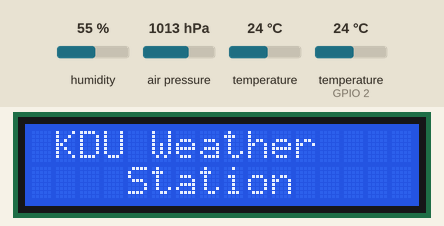
The sketch below on a simulated ESP8266 (NodeMCU). Shown: 16×2 character LCD. Inputs (shaded band) come from the test bench; at power-on: humidity 55 %, air pressure 1013 hPa, temperature 24 °C, temperature (sensor on GPIO 2) 24 °C. WiFi joins after 1.5 s; servers stay silent unless stated; uploads are accepted with an empty reply; what the sketch prints to the serial monitor is not drawn.

Above: at 0.1 s.
At 3.7 s:
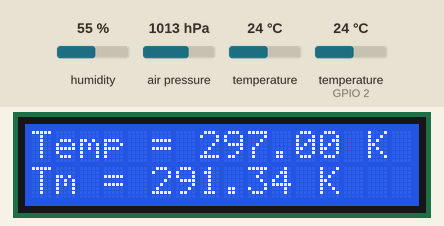
At 16.8 s:
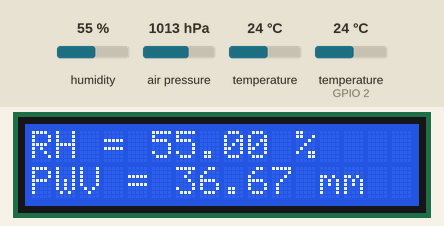

Measured:
- what the display in image 1 shows lasts 13.0 s, from 3.7 s to 16.7 s
- what the display in image 2 shows lasts 18.3 s, from 16.7 s to 35.0 s

The sketch:

Oladipo_bmp180.ino
```cpp
// (licence header left out)
#include <SFE_BMP180.h>
#include <Wire.h>
#include <LiquidCrystal_I2C.h>


 LiquidCrystal_I2C lcd(0x27,16,2);
 // if lcd is not print then use this 0x3F..

char status;
  double T,Tm,P,p0,a, pv, H;
// You will need to create an SFE_BMP180 object, here called "pressure":

SFE_BMP180 pressure;

#define ALTITUDE 230.0 // Altitude of Ibadan in meters
//#include <Arduino.h>
//#include <Hash.h>
//#include <ESPAsyncTCP.h>
//#include <ESPAsyncWebServer.h>
#include <Adafruit_Sensor.h>
#include <DHT.h>

#define DHTPIN 2     // Digital pin connected to the DHT sensor

#define DHTTYPE    DHT11     // DHT 11
DHT dht(DHTPIN, DHTTYPE);
float t = 0.0;
float h = 0.0;

#ifdef ESP32
  #include <WiFi.h>
  #include <HTTPClient.h>
#else
  #include <ESP8266WiFi.h>
  #include <ESP8266HTTPClient.h>
  #include <WiFiClient.h>
#endif

#include <Wire.h>
//#include <Adafruit_Sensor.h>
//#include <Adafruit_BME280.h>

// Replace with your network credentials
const char* ssid     = "db1 Pro";
const char* password = "123456789";

//const char* ssid     = "OlaSolar";
//const char* password = "OLAdipo1";

// REPLACE with your Domain name and URL path or IP address with path
const char* serverName = "http://naconf.000webhostapp.com/post-data.php";

// Keep this API Key value to be compatible with the PHP code provided in the project page.
// If you change the apiKeyValue value, the PHP file /post-data.php also needs to have the same key
String apiKeyValue = "tPmAT5Ab3j7F9";

/*#include <SPI.h>
#define BME_SCK 18
#define BME_MISO 19
#define BME_MOSI 23
#define BME_CS 5*/

//Adafruit_BME280 bme;  // I2C
//Adafruit_BME280 bme(BME_CS);  // hardware SPI
//Adafruit_BME280 bme(BME_CS, BME_MOSI, BME_MISO, BME_SCK);  // software SPI

void setup() {

  lcd.init();
  lcd.backlight();
  lcd.clear();
  lcd.setCursor(1,0);
 lcd.print("KDU Weather");

  lcd.setCursor(4,1);
  lcd.print("Station");

  Serial.begin(115200);
  dht.begin();
  WiFi.begin(ssid, password);
  Serial.println("Connecting");

  while(WiFi.status() != WL_CONNECTED) {
    delay(500);
    Serial.print(".");
  }
  Serial.println("");
  Serial.print("Connected to WiFi network with IP Address: ");
  Serial.println(WiFi.localIP());

  // Initialize the sensor (it is important to get calibration values stored on the device).
// lcd.begin();
 //lcd.backlight();
  if (pressure.begin())
    Serial.println("BMP180 init success");
  else
  {
    // Oops, something went wrong, this is usually a connection problem,
    // see the comments at the top of this sketch for the proper connections.

    Serial.println("BMP180 init fail\n\n");
    while(1); // Pause forever.


  }
}

void loop() {
  //Check WiFi connection status
  if(WiFi.status()== WL_CONNECTED){
    WiFiClient client;
    HTTPClient http;

    // Your Domain name with URL path or IP address with path
    http.begin(client, serverName);

    // Specify content-type header
    http.addHeader("Content-Type", "application/x-www-form-urlencoded");

    //take readings from sensor

    read_sensor();
    read_sensor_2();
    // Prepare your HTTP POST request data
    String httpRequestData = "api_key=" + apiKeyValue + "&value1=" + String(T)
                           + "&value2=" + String(Tm) + "&value3=" + String(H) + "&value4=" + String(pv) +  "";
    Serial.print("httpRequestData: ");
    Serial.println(httpRequestData);

    // You can comment the httpRequestData variable above
    // then, use the httpRequestData variable below (for testing purposes without the BME280 sensor)
    //String httpRequestData = "api_key=tPmAT5Ab3j7F9&value1=24.75&value2=49.54&value3=1005.14";

    // Send HTTP POST request
    int httpResponseCode = http.POST(httpRequestData);

    // If you need an HTTP request with a content type: text/plain
    //http.addHeader("Content-Type", "text/plain");
    //int httpResponseCode = http.POST("Hello, World!");

    // If you need an HTTP request with a content type: application/json, use the following:
    //http.addHeader("Content-Type", "application/json");
    //int httpResponseCode = http.POST("{\"value1\":\"19\",\"value2\":\"67\",\"value3\":\"78\"}");

    if (httpResponseCode>0) {
      Serial.print("HTTP Response code: ");
      Serial.println(httpResponseCode);
    }
    else {
      Serial.print("Error code: ");
      Serial.println(httpResponseCode);
    }
    // Free resources
    http.end();
  }
  else {
    Serial.println("WiFi Disconnected");
  }
  //Send an HTTP POST request every 15 seconds
  delay(15000);
}

//SUBROUTINE TO READ SENSOR
void read_sensor(){


  // Loop here getting pressure readings every 10 seconds.

  // If you want sea-level-compensated pressure, as used in weather reports,
  // you will need to know the altitude at which your measurements are taken.
  // We're using a constant called ALTITUDE in this sketch:

  Serial.println();
  Serial.print("provided altitude: ");
  Serial.print(ALTITUDE,0);
  Serial.print(" meters, ");
  Serial.print(ALTITUDE*3.28084,0);
  Serial.println(" feet");

  // If you want to measure altitude, and not pressure, you will instead need
  // to provide a known baseline pressure. This is shown at the end of the sketch.

  // You must first get a temperature measurement to perform a pressure reading.

  // Start a temperature measurement:
  // If request is successful, the number of ms to wait is returned.
  // If request is unsuccessful, 0 is returned.

  status = pressure.startTemperature();
  if (status != 0)
  {
    // Wait for the measurement to complete:
    delay(status);

    // Retrieve the completed temperature measurement:
    // Note that the measurement is stored in the variable T.
    // Function returns 1 if successful, 0 if failure.

    status = pressure.getTemperature(T);
    if (status != 0)
    {
      // Print out the measurement:
      Serial.print("temperature: ");
      Serial.print(T,2);
      Serial.print(" deg C, ");
      Serial.print((9.0/5.0)*T+32.0,2);
      Serial.println(" deg F");
      T = T + 273;
      // Start a pressure measurement:
      // The parameter is the oversampling setting, from 0 to 3 (highest res, longest wait).
      // If request is successful, the number of ms to wait is returned.
      // If request is unsuccessful, 0 is returned.
      Tm = ((0.4373*T) + 161.46);
      status = pressure.startPressure(3);
      if (status != 0)
      {
        // Wait for the measurement to complete:
        delay(status);

        // Retrieve the completed pressure measurement:
        // Note that the measurement is stored in the variable P.
        // Note also that the function requires the previous temperature measurement (T).
        // (If temperature is stable, you can do one temperature measurement for a number of pressure measurements.)
        // Function returns 1 if successful, 0 if failure.

        status = pressure.getPressure(P,T);
        if (status != 0)
        {
          // Print out the measurement:
          Serial.print("absolute pressure: ");
          Serial.print(P,2);
          Serial.print(" mb, ");
          Serial.print(P*0.0295333727,2);
          Serial.println(" inHg");

          // The pressure sensor returns abolute pressure, which varies with altitude.
          // To remove the effects of altitude, use the sealevel function and your current altitude.
          // This number is commonly used in weather reports.
          // Parameters: P = absolute pressure in mb, ALTITUDE = current altitude in m.
          // Result: p0 = sea-level compensated pressure in mb

          p0 = pressure.sealevel(P,ALTITUDE); // we're at 1655 meters (Boulder, CO)
          Serial.print("relative (sea-level) pressure: ");
          Serial.print(p0,2);
          Serial.print(" mb, ");
          Serial.print(p0*0.0295333727,2);
          Serial.println(" inHg");

          // On the other hand, if you want to determine your altitude from the pressure reading,
          // use the altitude function along with a baseline pressure (sea-level or other).
          // Parameters: P = absolute pressure in mb, p0 = baseline pressure in mb.
          // Result: a = altitude in m.

          a = pressure.altitude(P,p0);
          Serial.print("computed altitude: ");
          Serial.print(a,0);
          Serial.print(" meters, ");
          Serial.print(a*3.28084,0);
          Serial.println(" feet");
        }
        else Serial.println("error retrieving pressure measurement\n");
      }
      else Serial.println("error starting pressure measurement\n");
    }
    else Serial.println("error retrieving temperature measurement\n");
  }
  else Serial.println("error starting temperature measurement\n");

  delay(2000);  // Pause for 2 seconds.

  }


  void read_sensor_2(){

  //  DHT.read11(dht_apin);
  float h = dht.readHumidity();
//  float t = dht.readTemperature();


  lcd.clear();
  lcd.setCursor(0,0);
  lcd.print("Temp = ");
  lcd.print(T);
  lcd.print(" K");
  lcd.setCursor(0,1);
  lcd.print("Tm = ");
  lcd.print(Tm);
  lcd.print(" K");
  delay(13000);

  lcd.clear();
  lcd.setCursor(0,0);
 lcd.print("RH = ");
 H=h;
  lcd.print(H);
  lcd.print(" %");
  lcd.setCursor(0,1);
  pv = ((-0.007276*(h*h))+ (1.365*(h))- 16.4);
  lcd.print("PWV = ");
  lcd.print(pv);
  lcd.print(" mm");
  Serial.println(h);
  Serial.print("humdity");
  delay(1000);
    }
```
